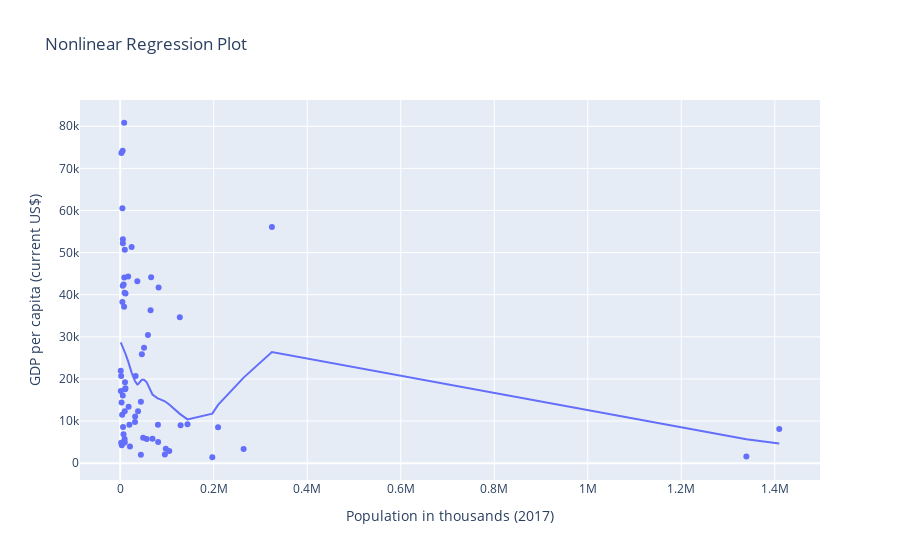

Notebook source saved alongside this figure:
### Markdown cell above
## Nonlinear Regression Plot

### Code cell
fig = px.scatter(df, x="Population in thousands (2017)", y="GDP per capita (current US$)", trendline="lowess", title="Nonlinear Regression Plot")
fig.show()
